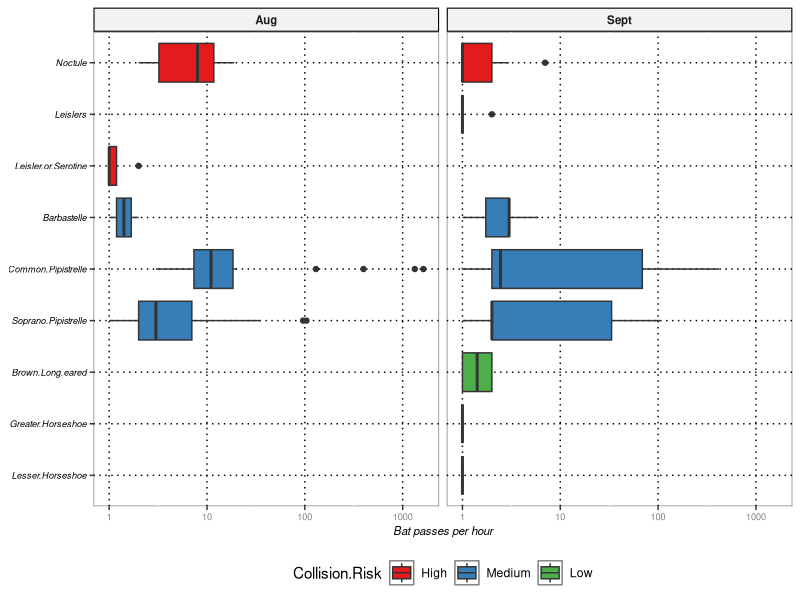
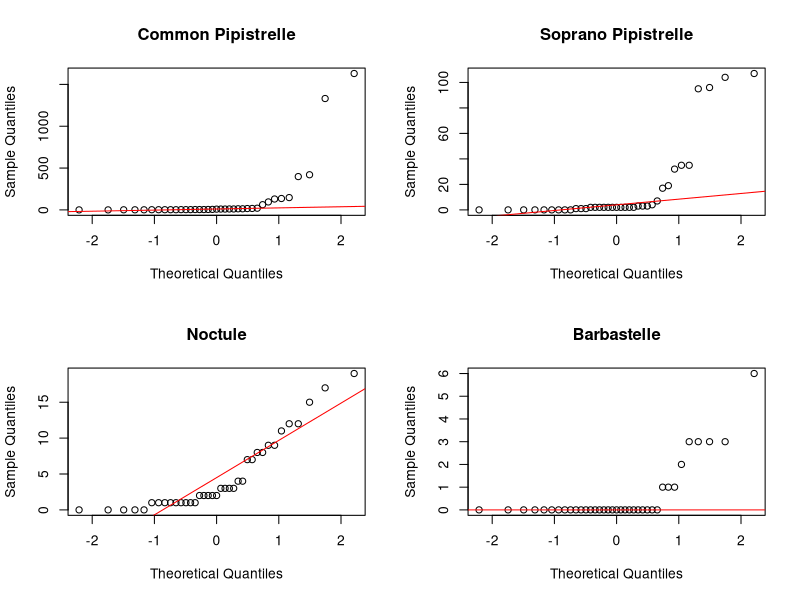
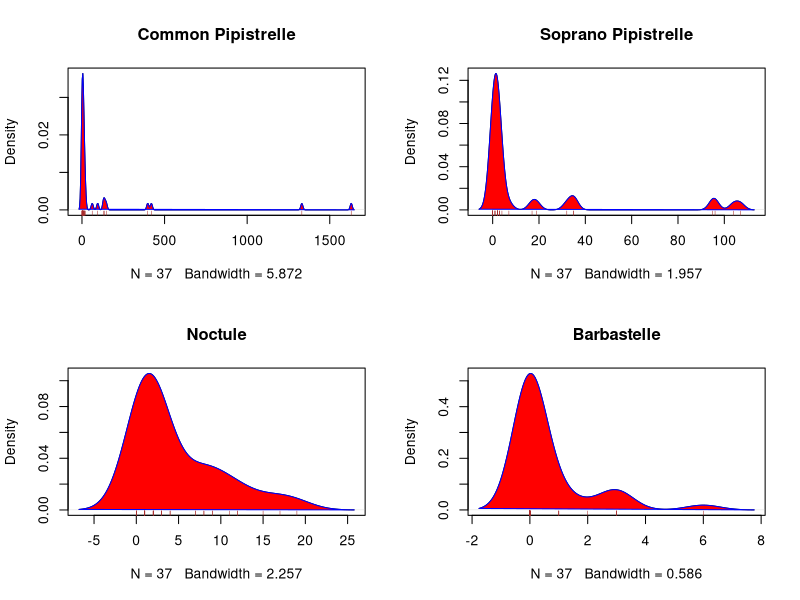
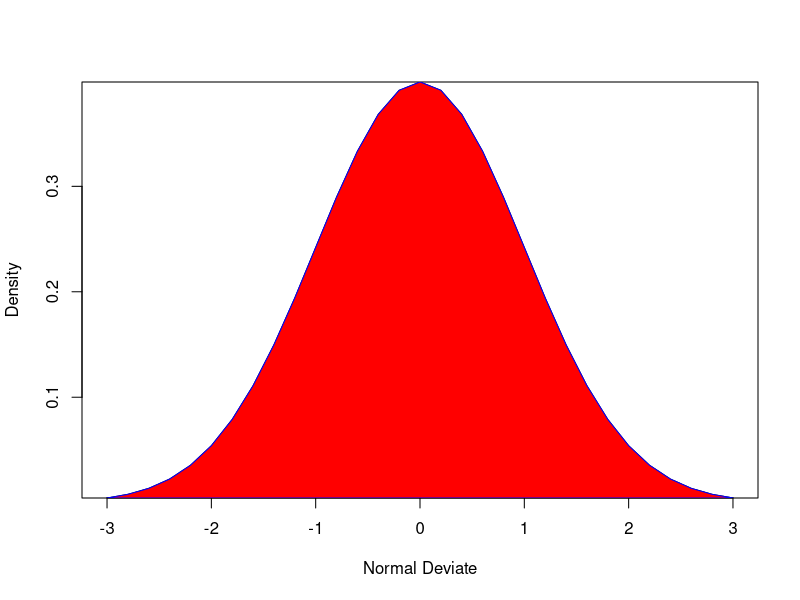
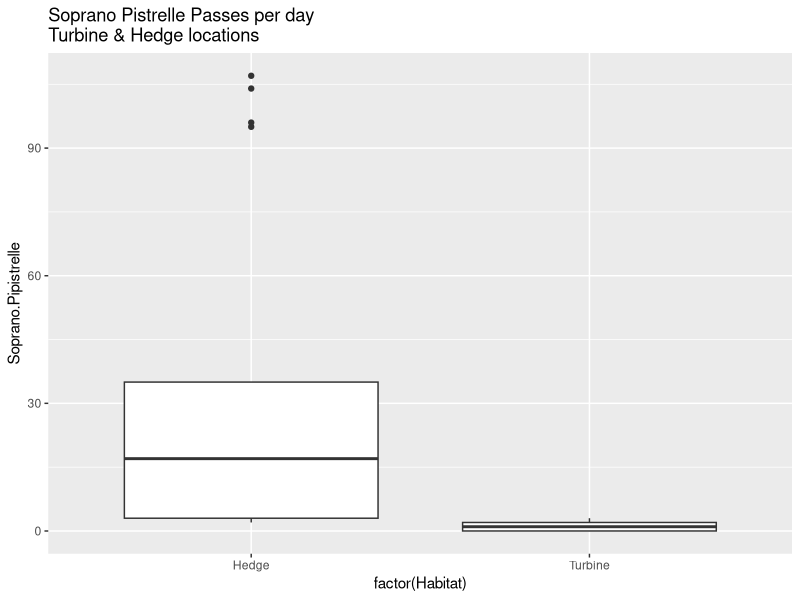
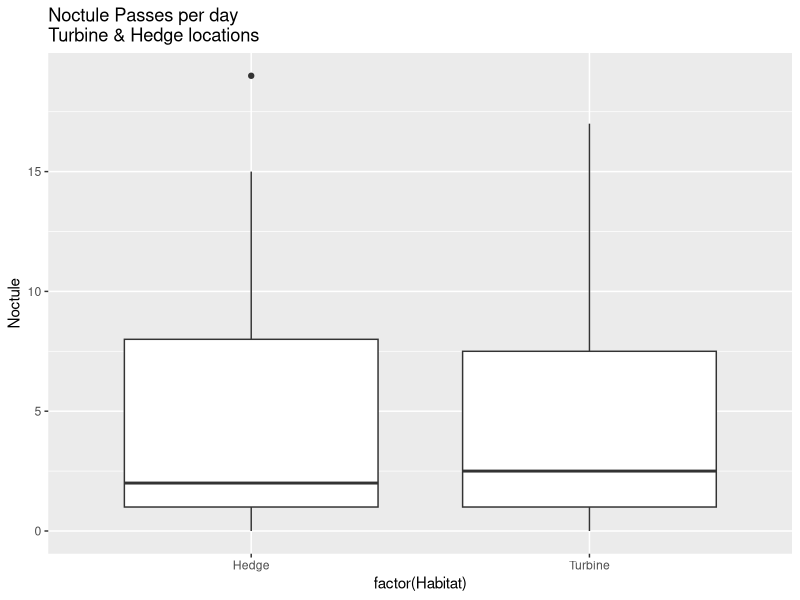
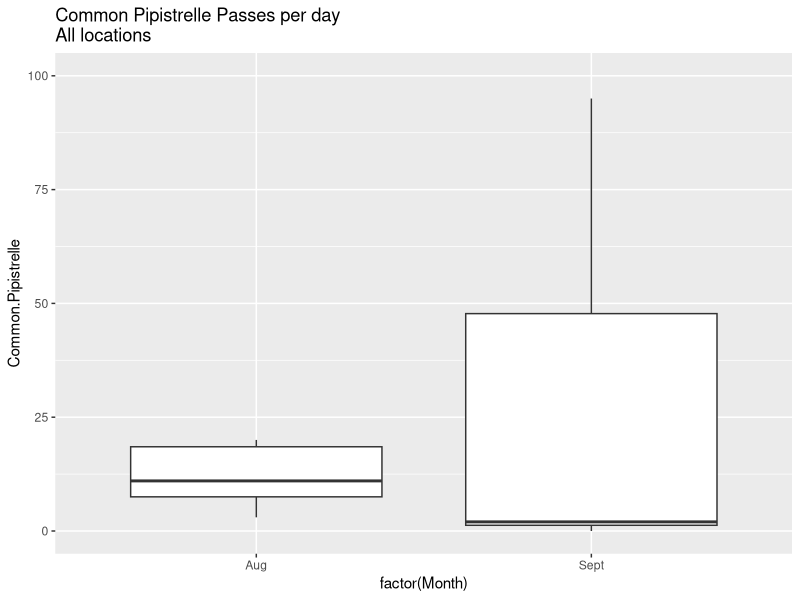
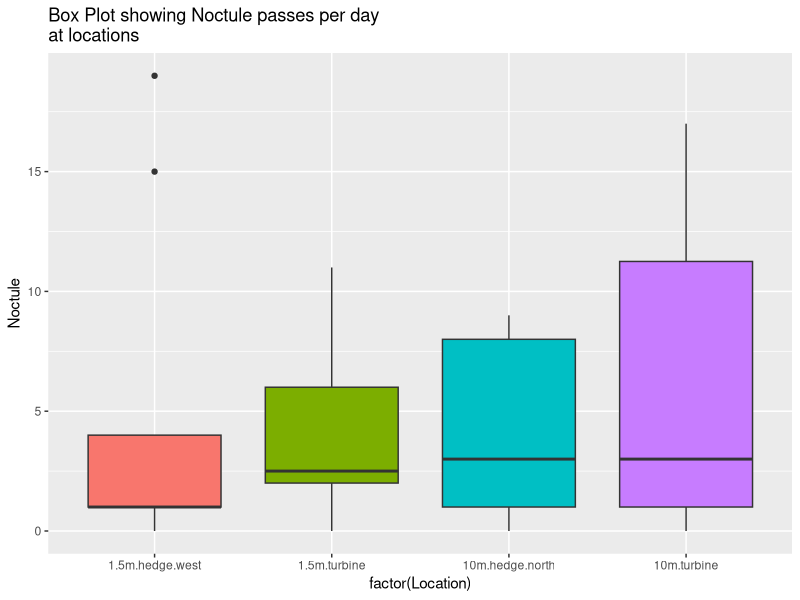

R code for these plots, in order: (Note: this script raises an error after producing the figures.)
## ---- chunk 1
#Libraries used (Packages)
library(ggplot2) # Used for data visualisation (i.e barcharts)
library(reshape2) # Manipulation of data frame
library(RColorBrewer) # Colours in bar charts
library(knitr) # Complies this dynamic report
library(vegan) # For the ANOSIM test
library(nortest) # Anderson-Darling test


#R script to print the version of R used
version$version.string

## ---- chunk 2
## R scrpit that loads the data from the text file "BatSurveyData"
Batdata<-read.table("WindFarmData.txt", header=T)
## ---- chunk 3
attach(Batdata)
names(Batdata)

## ---- chunk 4
DataLook <-Batdata[1:10,1:6]
DataLook

##DataLook2 <-Batdata[1:10,7:10]
##DataLook2
##DataLook3 <-Batdata[1:10,11:14]
##DataLook3
## ---- chunk 5
#Make data a list so can be plotted in ggplot2
plotdata<- melt(Batdata)
## ---- chunk 6


#Add Collision Risk

plotdata$Collision.Risk <- ifelse(plotdata$variable == "Common.Pipistrelle","Medium",
                           ifelse(plotdata$variable == "Soprano.Pipistrelle","Medium",
                           ifelse(plotdata$variable == "Noctule", "High",
                           ifelse(plotdata$variable == "Leislers", "High", 
                           ifelse(plotdata$variable == "Leisler.or.Serotine", "High", 
                           ifelse(plotdata$variable == "Lesser.Horseshoe", "Low", 
                           ifelse(plotdata$variable == "Greater.Horseshoe", "Low", 
                           ifelse(plotdata$variable == "Brown.Long.eared", "Low", 
                           ifelse(plotdata$variable == "Barbastelle", "Medium", "error"
                                  )))))))))
#Make bat species graph in order
plotdata$variable<-ordered(plotdata$variable, levels=c("Lesser.Horseshoe", "Greater.Horseshoe", "Brown.Long.eared", "Soprano.Pipistrelle", "Common.Pipistrelle", "Barbastelle", "Leisler.or.Serotine", "Leislers", "Noctule"))

#Make Collision Risk an ordered factor - so it will graph in sequence
plotdata$Collision.Risk<-ordered(plotdata$Collision.Risk, levels=c("High", "Medium", "Low"))

#Presentation Plot ggplot2
ggplot(plotdata, aes(x=variable, y=value, fill=Collision.Risk)) + 
  geom_boxplot(notch=FALSE) +
  coord_flip() +
  facet_grid(~Month) +
  ylab("Bat passes per hour") +
  scale_y_continuous(trans="log10") +
  scale_fill_brewer(palette="Set1") +
  theme (legend.position="bottom") +
  theme (axis.title.y=element_blank()) +
  theme (axis.title.x=element_text(face="italic", colour="black", size=rel(0.75))) +
  theme (axis.text.y=element_text(face="italic", colour="black", size=rel(0.75)))+
  theme (axis.text.x=element_text(colour="gray50", size=rel(0.75)))+
  theme (strip.text=element_text(face="bold", size=rel(0.75))) +
  theme (strip.background = element_rect(fill="gray95", colour ="black", size=0.75))+
  theme (panel.background = element_rect(fill=NA, colour="gray50")) +
  theme (panel.grid.major = element_line(linetype="dotted", colour="black"))

## ---- chunk 7
par(mfrow=c(2,2))
qqnorm(Batdata$Common.Pipistrelle, main="Common Pipistrelle")
qqline(Batdata$Common.Pipistrelle, col="red")

qqnorm(Batdata$Soprano.Pipistrelle, main="Soprano Pipistrelle")
qqline(Batdata$Soprano.Pipistrelle, col="red")

qqnorm(Batdata$Noctule, main="Noctule")
qqline(Batdata$Noctule, col="red")

qqnorm(Batdata$Barbastelle, main="Barbastelle")
qqline(Batdata$Barbastelle, col="red")
par(mfrow=c(1,1))
## ---- chunk 8

par(mfrow=c(2,2))
d<- density(Batdata$Common.Pipistrelle)
plot(d, main = "Common Pipistrelle")
polygon(d, col="red", border="blue")
rug(Batdata$Common.Pipistrelle, col="brown")

d<- density(Batdata$Soprano.Pipistrelle)
plot(d, main = "Soprano Pipistrelle")
polygon(d, col="red", border="blue")
rug(Batdata$Soprano.Pipistrelle, col="brown")

d<- density(Batdata$Noctule)
plot(d, main = "Noctule")
polygon(d, col="red", border="blue")
rug(Batdata$Noctule, col="brown")

d<- density(Batdata$Barbastelle)
plot(d, main = "Barbastelle")
polygon(d, col="red", border="blue")
rug(Batdata$Barbastelle, col="brown")

par(mfrow=c(1,1))


## ---- chunk 9
x <- pretty(c(-3,3), 30)
y <- dnorm(x)
plot(x, y,
     type = "l",
     xlab = "Normal Deviate",
     ylab= "Density",
     yaxs = "i"
     )
polygon(x, y, col="red", border="blue")


## ---- chunk 10
ggplot(Batdata, aes(x=factor(Habitat), y=Soprano.Pipistrelle)) + geom_boxplot() + ggtitle("Soprano Pistrelle Passes per day\nTurbine & Hedge locations")
## ---- chunk 11

Hedgedata <- Batdata[Habitat=="Hedge",]
Turbinedata <- Batdata[Habitat=="Turbine",]

## ---- chunk 12
ggplot(Batdata, aes(x=factor(Habitat), y=Noctule)) + geom_boxplot() + ggtitle("Noctule Passes per day\nTurbine & Hedge locations")
## ---- chunk 13
ggplot(Batdata, aes(x=factor(Month), y=Common.Pipistrelle)) + geom_boxplot() + ggtitle("Common Pipistrelle Passes per day\nAll locations") +coord_cartesian(ylim =c(0,100))
## ---- chunk 14

Augustdata <- Batdata[Month=="Aug",]
Septemberdata <- Batdata[Month=="Sept",]

## ---- chunk 15
ggplot(Batdata, aes(x=factor(Location), y=Noctule)) + geom_boxplot(aes(fill=factor(Location))) + ggtitle("Box Plot showing Noctule passes per day\nat locations") + theme(legend.position="none")
## ---- chunk 16
ggplot(Batdata, aes(x=factor(Location), y=Common.Pipistrelle)) + geom_boxplot(aes(fill=factor(Location))) + ggtitle("Box Plot showing Common Pipistrelle passes per day\nat locations") + theme(legend.position="none") + scale_y_log10()
## ---- chunk 17
#Use forth root and set autotransform = FALSE
Assem.Bats <- (Batdata[,6:14])^(1/4)
Assem.Env <- Batdata[,1:5]

# NMDS with bray-curtis distance
nmds <- metaMDS(Assem.Bats, autotransform = FALSE, "bray", 2)

## ---- chunk 18
# vector holding the colors
cols <- c("red", "blue", "pink", "green")

# empty plot
plot(nmds, type = "n")

# Add points colored by Environmental Variable Management
points(nmds, col = cols[Assem.Env$Location], pch = 16)

# add legend
legend("topright", legend=levels(Assem.Env$Location), col=cols, pch = 16)

## ---- chunk 19
# vector holding the colors
cols <- c("red", "blue")

# empty plot
plot(nmds, type = "n")

# Add points colored by Environmental Variable Management
points(nmds, col = cols[Assem.Env$Habitat], pch = 16)

# add legend
legend("topright", legend=levels(Assem.Env$Habitat), col=cols, pch = 16)

## ---- chunk 20
# vector holding the colors
cols <- c("green", "orange")

# empty plot
plot(nmds, type = "n")

# Add points colored by Environmental Variable Management
points(nmds, col = cols[Assem.Env$Month], pch = 16)

# add legend
legend("topright", legend=levels(Assem.Env$Month), col=cols, pch = 16)

## ---- chunk 21
Assem.Dist <- vegdist(Assem.Bats, method="bray")
attach(Assem.Env)
Assem.ano <- anosim(Assem.Dist, Month, permutations = 9999)
summary(Assem.ano)
plot(Assem.ano)

## ---- chunk 22
Assem.ano <- anosim(Assem.Dist, Habitat, permutations = 9999)
summary(Assem.ano)
plot(Assem.ano)

## ---- chunk 23
par(mar = c(2.5, 1, 0.1, 0.1))
Assem.ano <- anosim(Assem.Dist, Location, permutations = 9999)
summary(Assem.ano)
plot(Assem.ano)

## ---- chunk 24

DataLook <-Batdata[,1:6]
DataLook
DataLook2 <-Batdata[,7:10]
DataLook2
DataLook3 <-Batdata[,11:14]
DataLook3
